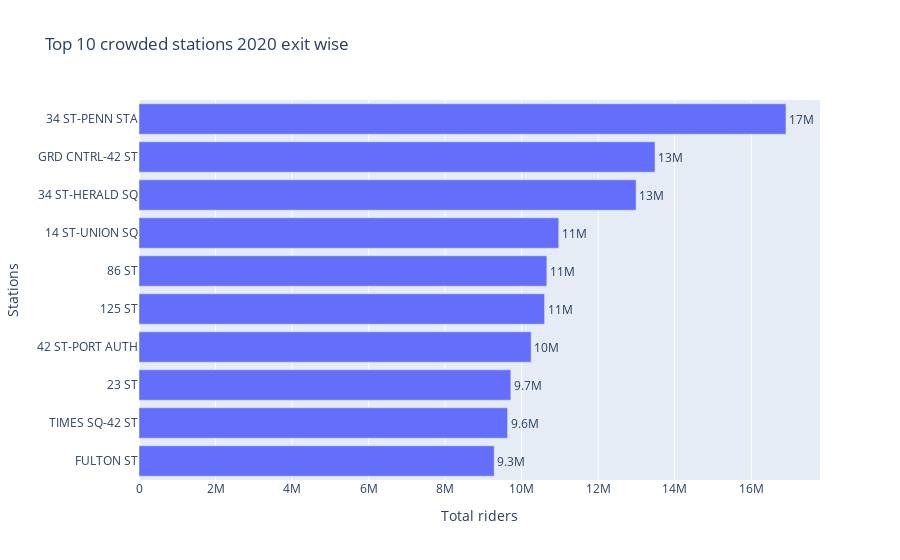

Notebook source saved alongside this figure:
### Code cell
data = df[df['year']==2020].groupby('STATION')['exit_diff'].sum().sort_values(ascending=False)[:10]
x=data.index
y=data.values

#uncomment to use pre-processed data
#data= pd.read_csv('top10exit.csv')
#x=data['STATION']
#y=data['exit_diff']

fig = go.Figure(data=[go.Bar(
            x=y[::-1], y=x[::-1],
            text=y[::-1],
            orientation='h'
        )])

fig.update_traces(texttemplate='%{text:.2s}', textposition='outside')
fig.update_layout(uniformtext_minsize=8, uniformtext_mode='hide', 
                  xaxis_title='Total riders', yaxis_title='Stations', title='Top 10 crowded stations 2020 exit wise')

fig.show()

### Figure 1 — Plotly figure (JSON) as saved in the notebook; plotly's stock layout.template omitted (floating-point values rounded to 4 significant figures)
{"data": [{"orientation": "h", "text": [9281514, 9632811, 9716681, 10247282, 10599057, 10657925, 10969076, 12990079, 13484618, 16905929], "textposition": "outside", "texttemplate": "%{text:.2s}", "type": "bar", "x": [9281514, 9632811, 9716681, 10247282, 10599057, 10657925, 10969076, 12990079, 13484618, 16905929], "y": ["FULTON ST", "TIMES SQ-42 ST", "23 ST", "42 ST-PORT AUTH", "125 ST", "86 ST", "14 ST-UNION SQ", "34 ST-HERALD SQ", "GRD CNTRL-42 ST", "34 ST-PENN STA"]}], "layout": {"title": {"text": "Top 10 crowded stations 2020 exit wise"}, "uniformtext": {"minsize": 8, "mode": "hide"}, "xaxis": {"title": {"text": "Total riders"}}, "yaxis": {"title": {"text": "Stations"}}}}
